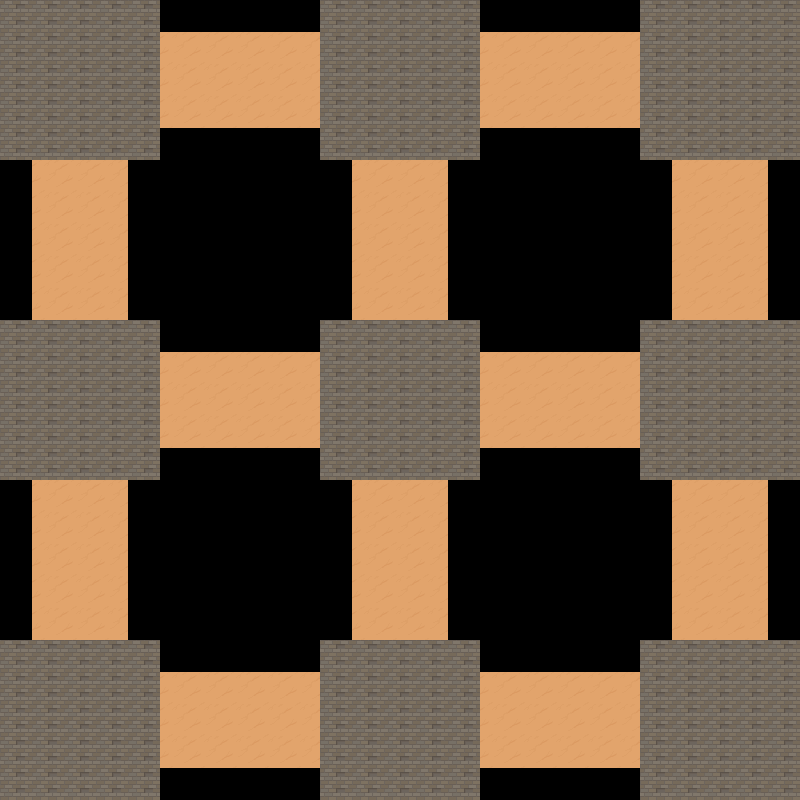

Rendered tile map (Tiled .tmx) drawn with the repository's tilesets; below, a short description and the full map source, tile grids included:
An orthogonal 25x25 tile map with 32x32 px tiles, 1 tile layer (Tile Layer 1).

<map version="1.10" tiledversion="1.11.2" orientation="orthogonal" renderorder="right-down" width="25" height="25" tilewidth="32" tileheight="32" infinite="0" nextlayerid="2" nextobjectid="1">
 <editorsettings>
  <export target="board.csv" format="csv" />
 </editorsettings>
 <tileset firstgid="1" source="Floors_Tiles.tsx" />
 <layer id="1" name="Tile Layer 1" width="25" height="25">
  <data encoding="csv">
21,21,21,21,21,0,0,0,0,0,21,21,21,21,21,0,0,0,0,0,21,21,21,21,21,
21,21,21,21,21,149,149,149,149,149,21,21,21,21,21,149,149,149,149,149,21,21,21,21,21,
21,21,21,21,21,149,149,149,149,149,21,21,21,21,21,149,149,149,149,149,21,21,21,21,21,
21,21,21,21,21,149,149,149,149,149,21,21,21,21,21,149,149,149,149,149,21,21,21,21,21,
21,21,21,21,21,0,0,0,0,0,21,21,21,21,21,0,0,0,0,0,21,21,21,21,21,
0,149,149,149,0,0,0,0,0,0,0,149,149,149,0,0,0,0,0,0,0,149,149,149,0,
0,149,149,149,0,0,0,0,0,0,0,149,149,149,0,0,0,0,0,0,0,149,149,149,0,
0,149,149,149,0,0,0,0,0,0,0,149,149,149,0,0,0,0,0,0,0,149,149,149,0,
0,149,149,149,0,0,0,0,0,0,0,149,149,149,0,0,0,0,0,0,0,149,149,149,0,
0,149,149,149,0,0,0,0,0,0,0,149,149,149,0,0,0,0,0,0,0,149,149,149,0,
21,21,21,21,21,0,0,0,0,0,21,21,21,21,21,0,0,0,0,0,21,21,21,21,21,
21,21,21,21,21,149,149,149,149,149,21,21,21,21,21,149,149,149,149,149,21,21,21,21,21,
21,21,21,21,21,149,149,149,149,149,21,21,21,21,21,149,149,149,149,149,21,21,21,21,21,
21,21,21,21,21,149,149,149,149,149,21,21,21,21,21,149,149,149,149,149,21,21,21,21,21,
21,21,21,21,21,0,0,0,0,0,21,21,21,21,21,0,0,0,0,0,21,21,21,21,21,
0,149,149,149,0,0,0,0,0,0,0,149,149,149,0,0,0,0,0,0,0,149,149,149,0,
0,149,149,149,0,0,0,0,0,0,0,149,149,149,0,0,0,0,0,0,0,149,149,149,0,
0,149,149,149,0,0,0,0,0,0,0,149,149,149,0,0,0,0,0,0,0,149,149,149,0,
0,149,149,149,0,0,0,0,0,0,0,149,149,149,0,0,0,0,0,0,0,149,149,149,0,
0,149,149,149,0,0,0,0,0,0,0,149,149,149,0,0,0,0,0,0,0,149,149,149,0,
21,21,21,21,21,0,0,0,0,0,21,21,21,21,21,0,0,0,0,0,21,21,21,21,21,
21,21,21,21,21,149,149,149,149,149,21,21,21,21,21,149,149,149,149,149,21,21,21,21,21,
21,21,21,21,21,149,149,149,149,149,21,21,21,21,21,149,149,149,149,149,21,21,21,21,21,
21,21,21,21,21,149,149,149,149,149,21,21,21,21,21,149,149,149,149,149,21,21,21,21,21,
21,21,21,21,21,0,0,0,0,0,21,21,21,21,21,0,0,0,0,0,21,21,21,21,21
</data>
 </layer>
</map>
